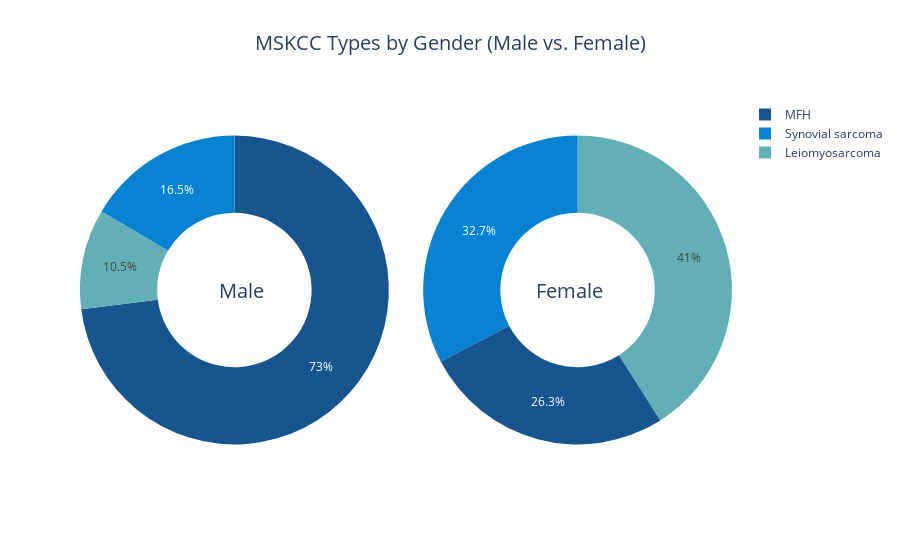

Write notebook code for a chart like this one.
### Code cell
#MSKCC Types by Gender
import plotly.graph_objs as go
import plotly.offline as pyo


male_data = df[df['Sex'] == 'Male']
female_data = df[df['Sex'] == 'Female']

male_mskcc_counts = male_data['MSKCC type'].value_counts()
female_mskcc_counts = female_data['MSKCC type'].value_counts()

categories = male_mskcc_counts.index

blue_palette = ['#16558F', '#0583D2', '#61B0B7']

data1 = {
    "values": male_mskcc_counts.loc[categories].values,
    "labels": categories,
    "domain": {"column": 0},
    "name": "Male MSKCC Type",
    "hoverinfo": "label+percent+name",
    "hole": 0.5,
    "type": "pie",
    "marker": {"colors": blue_palette}  
}

data2 = {
    "values": female_mskcc_counts.loc[categories].values,
    "labels": categories,
    "domain": {"column": 1},
    "name": "Female MSKCC Type",
    "hoverinfo": "label+percent+name",
    "hole": 0.5,
    "type": "pie",
    "marker": {"colors": blue_palette}  
}

data = [data1, data2]

layout = go.Layout(
    {
        "title": {
            "text": "MSKCC Types by Gender (Male vs. Female)",
            "font": {
                "size": 20
            },
            "x": 0.5  # Center the title
        },
        "grid": {"rows": 1, "columns": 2},
        "annotations": [
            {
                "font": {"size": 20},
                "showarrow": False,
                "text": "Male",
                "x": 0.21,
                "y": 0.5
            },
            {
                "font": {"size": 20},
                "showarrow": False,
                "text": "Female",
                "x": 0.805,
                "y": 0.5
            }
        ]
    }
)

fig = go.Figure(data=data, layout=layout)

pyo.iplot(fig)

### Figure 1 — Plotly figure (JSON) as saved in the notebook; plotly's stock layout.template omitted (floating-point values rounded to 4 significant figures)
{"data": [{"domain": {"column": 0}, "hole": 0.5, "hoverinfo": "label+percent+name", "labels": ["MFH", "Synovial sarcoma", "Leiomyosarcoma"], "marker": {"colors": ["#16558F", "#0583D2", "#61B0B7"]}, "name": "Male MSKCC Type", "type": "pie", "values": [146, 33, 21]}, {"domain": {"column": 1}, "hole": 0.5, "hoverinfo": "label+percent+name", "labels": ["MFH", "Synovial sarcoma", "Leiomyosarcoma"], "marker": {"colors": ["#16558F", "#0583D2", "#61B0B7"]}, "name": "Female MSKCC Type", "type": "pie", "values": [79, 98, 123]}], "layout": {"annotations": [{"font": {"size": 20}, "showarrow": false, "text": "Male", "x": 0.21, "y": 0.5}, {"font": {"size": 20}, "showarrow": false, "text": "Female", "x": 0.805, "y": 0.5}], "grid": {"columns": 2, "rows": 1}, "title": {"font": {"size": 20}, "text": "MSKCC Types by Gender (Male vs. Female)", "x": 0.5}}}
